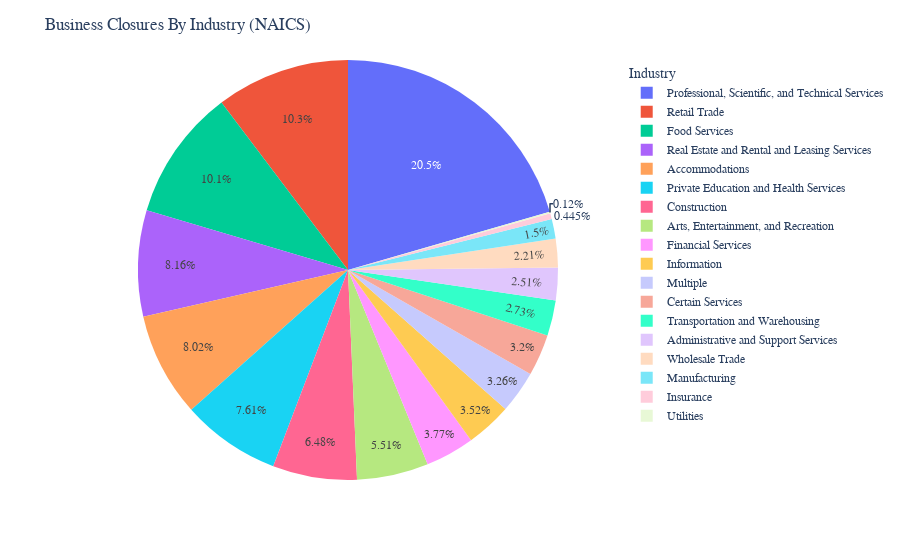

The notebook cell this image was saved under:
### Code cell
naics_pie = px.pie(by_naics, values='count', names='NAICS Code Description',hover_name="NAICS Code Description", hover_data={'count':True, 'NAICS Code Description': False})
naics_pie.update_layout(
    title="Business Closures By Industry (NAICS)",
    legend_title="Industry",
    font=dict(
        family="Barlow",
        size=12,
    )
)
naics_pie.show()
naics_pie.write_html("out/close_by_naics.html")
py.plot(naics_pie, filename='close_by_naics', auto_open=False)

### Figure 1 — Plotly figure (JSON) as saved in the notebook; plotly's stock layout.template omitted (floating-point values rounded to 4 significant figures)
{"data": [{"customdata": [[667, "Accommodations"], [209, "Administrative and Support Services"], [458, "Arts, Entertainment, and Recreation"], [266, "Certain Services"], [539, "Construction"], [314, "Financial Services"], [842, "Food Services"], [293, "Information"], [37, "Insurance"], [125, "Manufacturing"], [271, "Multiple"], [633, "Private Education and Health Services"], [1708, "Professional, Scientific, and Technical Services"], [679, "Real Estate and Rental and Leasing Services"], [856, "Retail Trade"], [227, "Transportation and Warehousing"], [10, "Utilities"], [184, "Wholesale Trade"]], "domain": {"x": [0, 1], "y": [0, 1]}, "hovertemplate": "<b>%{hovertext}</b><br><br>count=%{value}<extra></extra>", "hovertext": ["Accommodations", "Administrative and Support Services", "Arts, Entertainment, and Recreation", "Certain Services", "Construction", "Financial Services", "Food Services", "Information", "Insurance", "Manufacturing", "Multiple", "Private Education and Health Services", "Professional, Scientific, and Technical Services", "Real Estate and Rental and Leasing Services", "Retail Trade", "Transportation and Warehousing", "Utilities", "Wholesale Trade"], "labels": ["Accommodations", "Administrative and Support Services", "Arts, Entertainment, and Recreation", "Certain Services", "Construction", "Financial Services", "Food Services", "Information", "Insurance", "Manufacturing", "Multiple", "Private Education and Health Services", "Professional, Scientific, and Technical Services", "Real Estate and Rental and Leasing Services", "Retail Trade", "Transportation and Warehousing", "Utilities", "Wholesale Trade"], "legendgroup": "", "name": "", "showlegend": true, "type": "pie", "values": [667, 209, 458, 266, 539, 314, 842, 293, 37, 125, 271, 633, 1708, 679, 856, 227, 10, 184]}], "layout": {"font": {"family": "Barlow", "size": 12}, "legend": {"title": {"text": "Industry"}, "tracegroupgap": 0}, "margin": {"t": 60}, "title": {"text": "Business Closures By Industry (NAICS)"}}}
